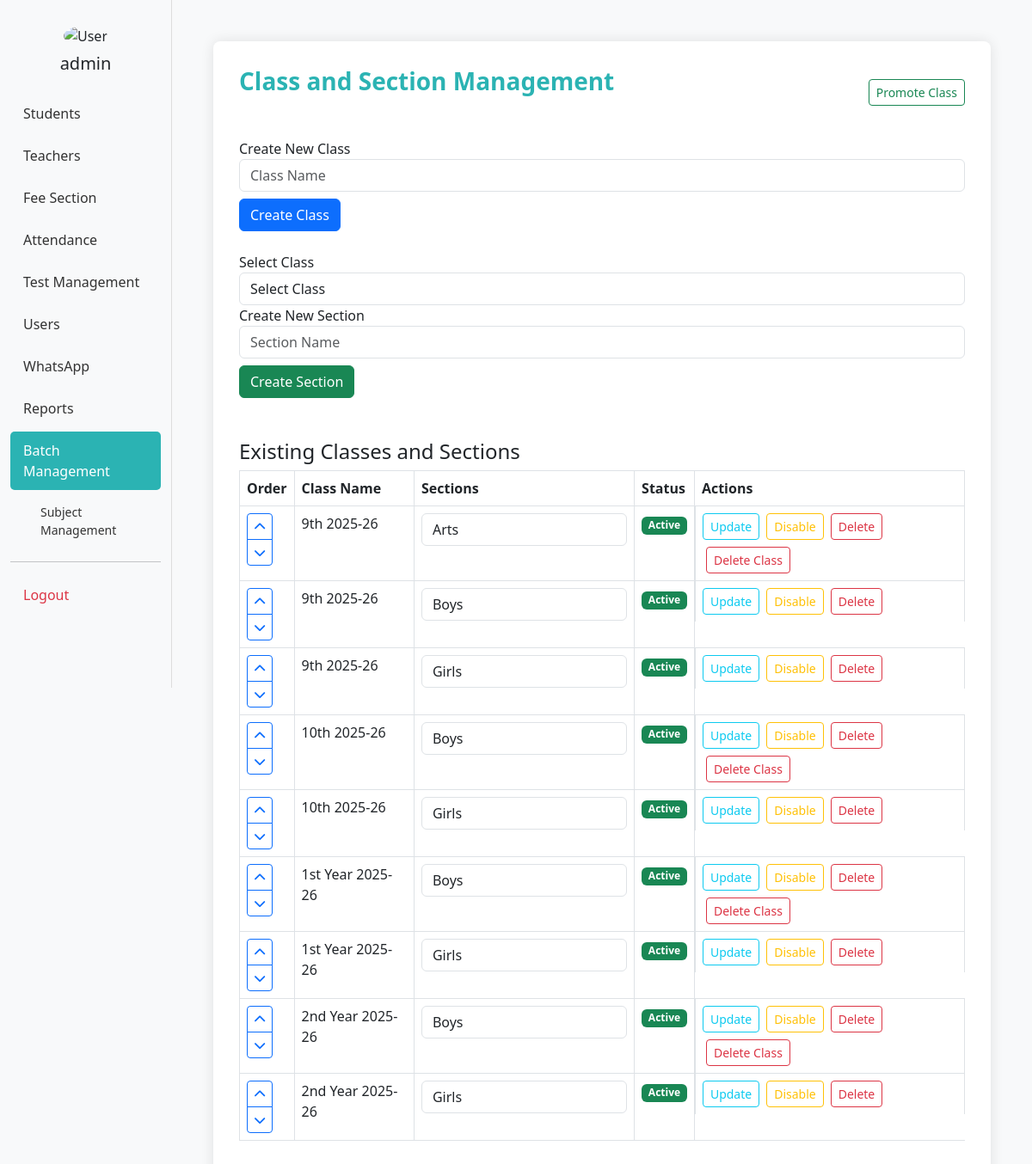
/batch_management/ (signed in), run on the app's committed database.
### bri/models.py (models this page shows, shortened)
class Section(models.Model):
    std_section = models.CharField(max_length=10)
    class_name = models.ForeignKey(Class, on_delete=models.CASCADE, related_name="sections")
    is_active = models.BooleanField(default=True)
    order = models.IntegerField(default=0)
    class Meta:
        ordering = ['order', 'std_section']

class Class(models.Model):
    class_name = models.CharField(max_length=15)
    is_active = models.BooleanField(default=True)
    order = models.IntegerField(default=0)
    class Meta:
        ordering = ['order', 'class_name']

### bri/views.py (the view, shortened to what this page needs)
# urls.py: path('batch_management/', views.batch_management, name='batch_management'),
@admin_required
def batch_management(request):
    classes = Class.objects.all()
    teachers = Teacher.objects.all()
    subjects = SectionSubject.objects.select_related('class_name', 'section').prefetch_related('assignments__teacher')
    context = {
        'classes': classes,
        'teachers': teachers,
        'subjects': subjects,
    }
    return render(request, 'batch_management.html', context)

### bri/views.py (called while the page is built)
def admin_required(view_func):
    @wraps(view_func)
    def wrapper(request, *args, **kwargs):
        user_id = request.session.get('user_id')
        user_role = request.session.get('user_role')
        print(f"Admin check - user_id: {user_id}, user_role: {user_role}")
        if not user_id or user_role != 'admin':
            messages.error(request, "You need admin access to view this page.")
            return redirect('admin_dashboard')
        return view_func(request, *args, **kwargs)
    return wrapper

### bri/templates/batch_management.html (shortened to what this page needs)
<!DOCTYPE html>
<html lang="en">
<head>
  <link href="https://cdn.jsdelivr.net/npm/bootstrap@5.3.0/dist/css/bootstrap.min.css" rel="stylesheet">
  <link href="https://cdnjs.cloudflare.com/ajax/libs/font-awesome/6.0.0/css/all.min.css" rel="stylesheet">
</head>
<body>
  <div class="container-fluid">
    <div class="row">
      <div class="col-md-2 sidebar">
        <div class="text-center mb-4">
          {% load static %}
          {% if request.session.user_picture %}
            <img src="{{ request.session.user_picture }}" height="100px" class="rounded-circle mb-2" alt="User" />
          {% else %}
            <img src="{% static 'user_img.png' %}" height="100px" class="rounded-circle mb-2" alt="User" />
          {% endif %}
          <h5>{{ request.session.user_name|default:'Admin' }}</h5>
        </div>
        <a href="{% url 'studentss' %}">Students</a>
        <a href="{% url 'add_teacher' %}">Teachers</a>
        <a href="{% url 'fee_dashboard' %}">Fee Section</a>
        <a href="{% url 'attendance_dashboard' %}">Attendance</a>
        <a href="{% url 'test_management' %}">Test Management</a>
        <a href="{% url 'add_user' %}">Users</a>
        <a href="{% url 'whatsapp_integration' %}">WhatsApp</a>
        <a href="{% url 'reports_dashboard' %}">Reports</a>
        <a href="{% url 'batch_management' %}" class="active">Batch Management</a>
        <a href="{% url 'subject_management' %}" style="margin-left: 20px; font-size: 14px;">Subject Management</a>
        <hr>
        <a href="{% url 'logout_view' %}" class="text-danger">Logout</a>
      </div>
      <div class="col-md-10 p-5">
        <div class="form-section">
          <div class="d-flex justify-content-between align-items-center mb-4">
            <h3 class="form-title">Class and Section Management</h3>
            <div>
              <a href="{% url 'promote_batch' %}" class="btn btn-sm btn-outline-success">Promote Class</a>
            </div>
          </div>
          <form method="POST" class="mb-4">
            <div class="form-group">
              <label for="class_name">Create New Class</label>
              <input type="text" name="class_name" id="class_name" class="form-control" placeholder="Class Name" required>
            </div>
            <button type="submit" name="create_class" class="btn btn-primary mt-2">Create Class</button>
          </form>
          <form method="POST">
            <div class="form-group">
              <label for="class_id">Select Class</label>
              <select name="class_id" id="class_id" class="form-control" required>
                <option value="">Select Class</option>
              </select>
            </div>
            <div class="form-group">
              <label for="section_name">Create New Section</label>
              <input type="text" name="section_name" id="section_name" class="form-control" placeholder="Section Name" required>
            </div>
            <button type="submit" name="create_section" class="btn btn-success mt-2">Create Section</button>
          </form>
          <h4 class="mt-5">Existing Classes and Sections</h4>
          <table class="table table-bordered">
            <thead>
              <tr>
                <th>Order</th>
                <th>Class Name</th>
                <th>Sections</th>
                <th>Status</th>
                <th>Actions</th>
              </tr>
            </thead>
<tbody>
  {% for cls in classes %}
    {% for sec in cls.sections.all %}
      <tr>
        <td>
          <div class="btn-group-vertical" role="group">
            <button class="btn btn-sm btn-outline-primary" onclick="moveClass({{ cls.id }}, 'up')" title="Move Up">
              <i class="fas fa-chevron-up"></i>
            </button>
            <button class="btn btn-sm btn-outline-primary" onclick="moveClass({{ cls.id }}, 'down')" title="Move Down">
              <i class="fas fa-chevron-down"></i>
            </button>
          </div>
        </td>
        <td>{{ cls.class_name }}</td>
        <td>
          <form method="POST" action="{% url 'update_section' sec.id %}" class="d-flex gap-2 align-items-center">
            <input type="text" value="{{ sec.std_section }}" name="updated_section" class="form-control" />
        </td>
        <td>
          {% if sec.is_active %}
            <span class="badge bg-success">Active</span>
          {% else %}
            <span class="badge bg-danger">Inactive</span>
          {% endif %}
        </td>
        <td class="d-flex gap-2 flex-wrap">
            <button type="submit" class="btn btn-sm btn-outline-info">Update</button>
          <button class="btn btn-sm {% if sec.is_active %}btn-outline-warning{% else %}btn-outline-success{% endif %}"
                  data-bs-toggle="modal"
                  data-bs-target="#toggleModal"
                  data-section-id="{{ sec.id }}"
                  data-section-name="{{ sec.std_section }}"
                  data-section-status="{{ sec.is_active }}">
              {% if sec.is_active %}
                  Disable
              {% else %}
                  Enable
              {% endif %}
          </button>
          <button class="btn btn-sm btn-outline-danger"
                  data-bs-toggle="modal"
                  data-bs-target="#deleteModal"
                  data-section-id="{{ sec.id }}"
                  data-section-name="{{ sec.std_section }}">
            Delete
          </button>
          {% if forloop.first %}
          <button class="btn btn-sm btn-outline-danger ms-1"
                  data-bs-toggle="modal"
                  data-bs-target="#deleteClassModal"
                  data-class-id="{{ cls.id }}"
                  data-class-name="{{ cls.class_name }}">
            Delete Class
          </button>
          {% endif %}
        </td>
      </tr>
    {% endfor %}
  {% empty %}
    <tr>
      <td colspan="5" class="text-center">No classes or sections available.</td>
    </tr>
  {% endfor %}
</tbody>
          </table>
                    </div>
                  </div>
              </div>
            </div>
</body>
</html>

### bri/templates/batch_management.html (style rules this page uses)
body { background-color: #f8f9fa; }
.form-section { background: #ffffff; padding: 30px; border-radius: 8px; box-shadow: 0 0 15px rgba(0, 0, 0, 0.1); }
.sidebar { border-right: 1px solid #ddd; height: 100vh; padding-top: 30px; }
.sidebar h5 { margin-bottom: 20px; }
.sidebar a { display: block; padding: 10px 15px; color: #333; text-decoration: none; border-radius: 5px; margin-bottom: 5px; }
.sidebar a:hover, .sidebar a.active { background-color: #2bb3b3; color: #fff; }
.form-title { font-weight: bold; margin-bottom: 25px; color: #2bb3b3; }

### data on the page
Class: class_name "9th 2025-26"
Section: updated_section "Arts", is_active "Active"
Section: updated_section "Boys", is_active "Active"
Section: updated_section "Girls", is_active "Active"
Class: class_name "10th 2025-26"
Section: updated_section "Boys", is_active "Active"
Section: updated_section "Girls", is_active "Active"
Class: class_name "1st Year 2025-26"
Section: updated_section "Boys", is_active "Active"
Section: updated_section "Girls", is_active "Active"
Class: class_name "2nd Year 2025-26"
Section: updated_section "Boys", is_active "Active"
Section: updated_section "Girls", is_active "Active"

### other printed values
{{ request.session.user_name|default:'Admin' }} "admin"
